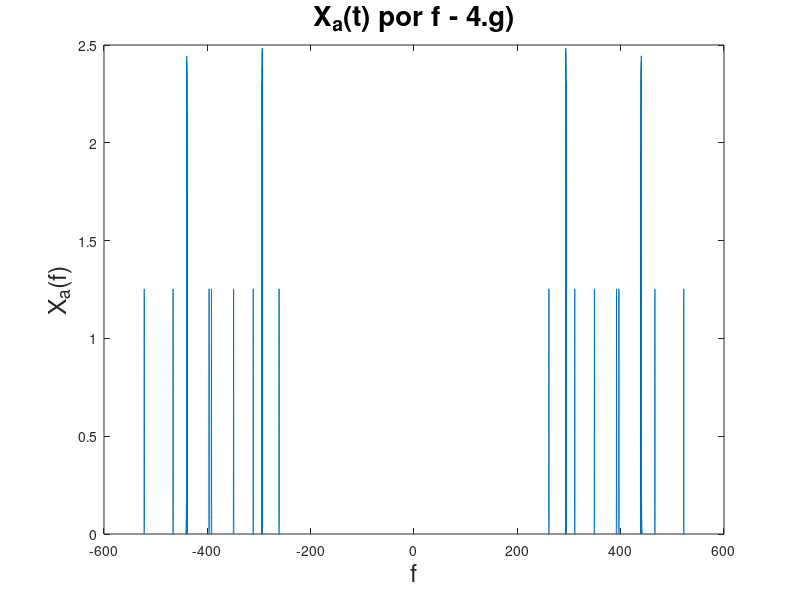

This chart was generated by the following MATLAB code:
fa = 1100;
amostragem = 200;

d_t = 1 / fa;
d_f = 1 / amostragem;

t = -amostragem / 2:d_t:amostragem / 2;
f = -fa / 2: d_f : fa / 2;

f1=261.1; p4 = exp(-0.5*(t-4).^2); x1=cos(2*pi*f1*t);
f2=293.7; p12=exp(-0.5*(t-12).^2); x2=cos(2*pi*f2*t);
f3=311.1; p20=exp(-0.5*(t-20).^2); x3=cos(2*pi*f3*t);
f4=396.6; p28=exp(-0.5*(t-28).^2); x4=cos(2*pi*f4*t);
f5=349.2; p36=exp(-0.5*(t-36).^2); x5=cos(2*pi*f5*t);
f6=392.0; p44=exp(-0.5*(t-44).^2); x6=cos(2*pi*f6*t);
f7=440.0; p52=exp(-0.5*(t-52).^2); x7=cos(2*pi*f7*t);
f8=466.2; p60=exp(-0.5*(t-60).^2); x8=cos(2*pi*f8*t);
f9=522.1; p68=exp(-0.5*(t-68).^2); x9=cos(2*pi*f9*t);
p76=exp(-0.5*(t-76).^2);
p84=exp(-0.5*(t-84).^2);

x_a = x3.*p4 + x5.*p12 + x2.*p20 + x8.*p28 + x7.*p36 + x9.*p44 + x2.*p52 + x1.*p60 + x4.*p68 + x6.*p76 + x7.*p84;

%sound(x_a)

F_x = fft(x_a);
X_s = fftshift(F_x);
X_a = abs(X_s)/fa;

plot(f,X_a)
title("X_a(t) por f - 4.g)", "fontsize", 20);
xlabel("f", "fontsize", 18);
ylabel("X_a(f)", "fontsize", 18);
